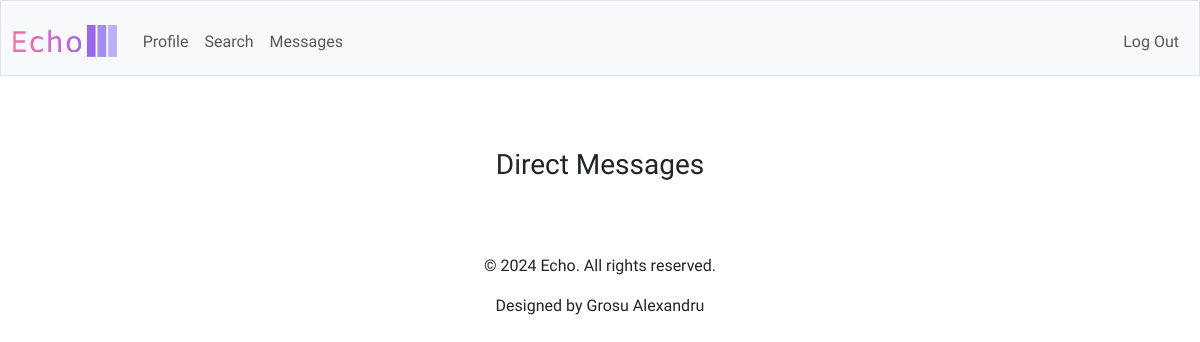
/messages (signed in), run on an earlier commit of the app's database.
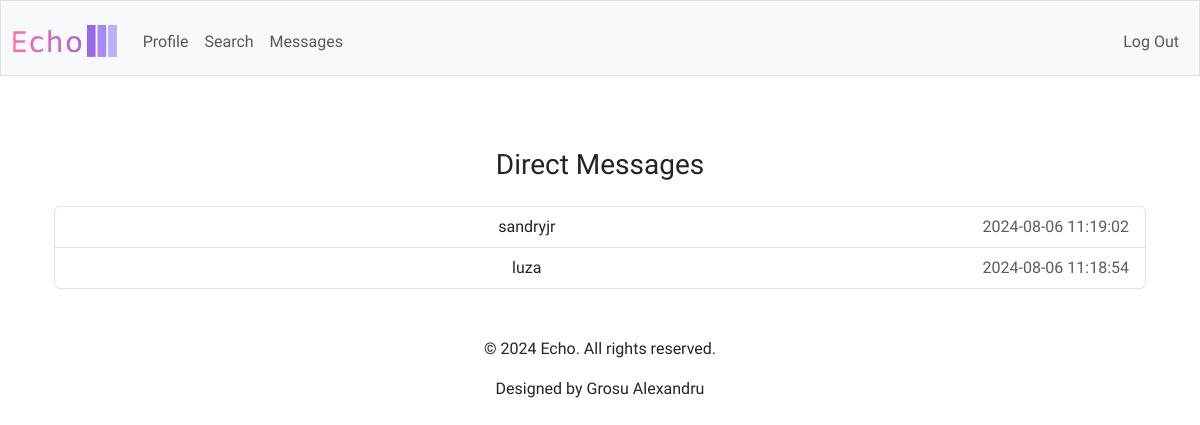
And on a later commit of the database.
### tables this page shows
CREATE TABLE conversations (
    id INTEGER PRIMARY KEY AUTOINCREMENT,
    created_at TIMESTAMP DEFAULT CURRENT_TIMESTAMP
);

### app.py (the view)
@app.route('/messages')
@login_required
def messages():
    user_id = session['user_id']
    conversations = db.execute('''
        SELECT c.id, u.username, MAX(m.created_at) AS last_message
        FROM conversations c
        JOIN conversation_participants cp1 ON c.id = cp1.conversation_id
        JOIN conversation_participants cp2 ON c.id = cp2.conversation_id
        JOIN users u ON cp2.user_id = u.id
        LEFT JOIN messages m ON c.id = m.conversation_id
        WHERE cp1.user_id = ? AND cp2.user_id != cp1.user_id
        GROUP BY c.id, u.username
        ORDER BY last_message DESC
    ''', user_id)
    return render_template('messages.html', conversations=conversations)

### app.py (called while the page is built)
@app.after_request
def after_request(response):
    response.headers["Cache-Control"] = "no-cache, no-store, must-revalidate"
    response.headers["Expires"] = 0
    response.headers["Pragma"] = "no-cache"
    return response

### helpers.py (called while the page is built)
def login_required(f):
    @wraps(f)
    def decorated_function(*args, **kwargs):
        if session.get("user_id") is None:
            return redirect("/login")
        return f(*args, **kwargs)
    return decorated_function

### templates/messages.html (shortened to what this page needs)
{% extends "layout.html" %}
{% block main %}
    <div class="container">
        <h3 class="my-4">Direct Messages</h3>
        <ul class="list-group">
            {% for conversation in conversations %}
                <li class="list-group-item">
                    <a>{{ conversation['username'] }}</a>
                    <span class="text-muted float-end">{{ conversation['last_message'] }}</span>
                </li>
            {% endfor %}
        </ul>
    </div>
{% endblock %}

### templates/layout.html (shortened to what this page needs)
<!DOCTYPE html>
<html lang="en">
    <head>
        <link href="https://cdn.jsdelivr.net/npm/bootstrap@5.3.3/dist/css/bootstrap.min.css" rel="stylesheet">
        <link href="/static/styles.css" rel="stylesheet">
    </head>
    <body>
        <nav class="bg-light border navbar navbar-expand-md navbar-light">
            <div class="container-fluid">
                <a class="navbar-brand" href="/"><img alt="Echo" class="logo-image" src="/static/echo-icons/svg/logo-no-background.svg"></a>
                <div class="collapse navbar-collapse" id="navbar">
                    {% if session["user_id"] %}
                        <ul class="navbar-nav me-auto mt-2">
                            <li class="nav-item"><a class="nav-link" href="/profile">Profile</a></li>
                            <li class="nav-item"><a class="nav-link" href="/search">Search</a></li>
                            <li class="nav-item"><a class="nav-link" href="/messages">Messages</a></li>
                        </ul>
                        <ul class="navbar-nav ms-auto mt-2">
                            <li class="nav-item"><a class="nav-link" href="/logout">Log Out</a></li>
                        </ul>
                    {% else %}
                        <ul class="navbar-nav ms-auto mt-2">
                            <li class="nav-item"><a class="nav-link" href="/register">Register</a></li>
                            <li class="nav-item"><a class="nav-link" href="/login">Log In</a></li>
                        </ul>
                    {% endif %}
                </div>
            </div>
        </nav>
        <main class="container py-5 text-center">
            {% block main %}{% endblock %}
        </main>
        <footer class="text-center">
            <div class="container">
                <p>&copy; 2024 Echo. All rights reserved.</p>
                <p>Designed by Grosu Alexandru</p>
            </div>
        </footer>
    </body>
</html>

### static/styles.css (style rules this page uses)
body { font-family: "Amiko", sans-serif; }
nav .navbar-brand { font-size: xx-large; font-weight: 600; }
nav .navbar-brand .logo-image { height: 32px; width: auto; }

What changed in the data, as far as the page shows it:
added conversations: username "sandryjr", last_message "2024-08-06 11:19:02"
added conversations: username "luza", last_message "2024-08-06 11:18:54"
